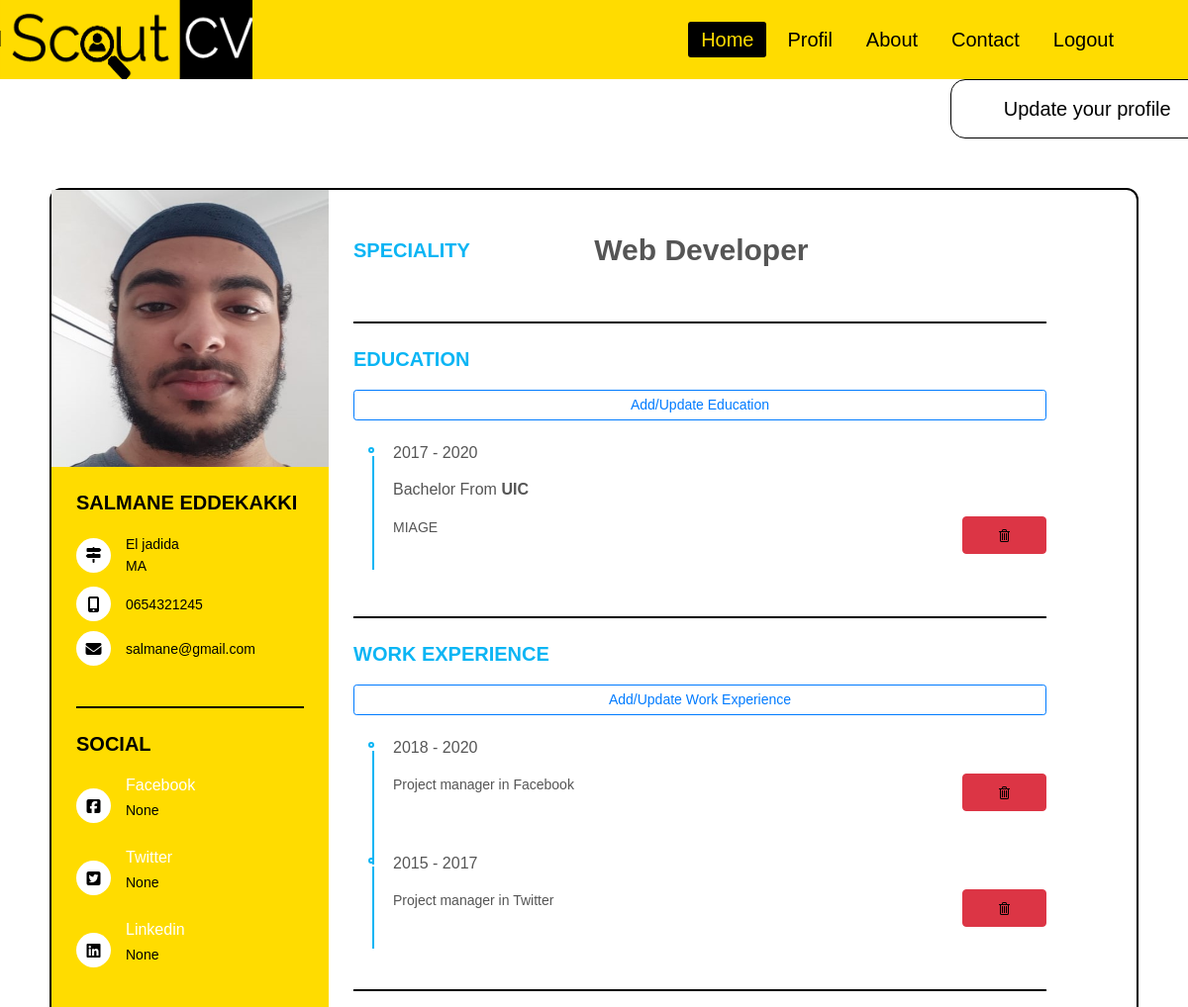
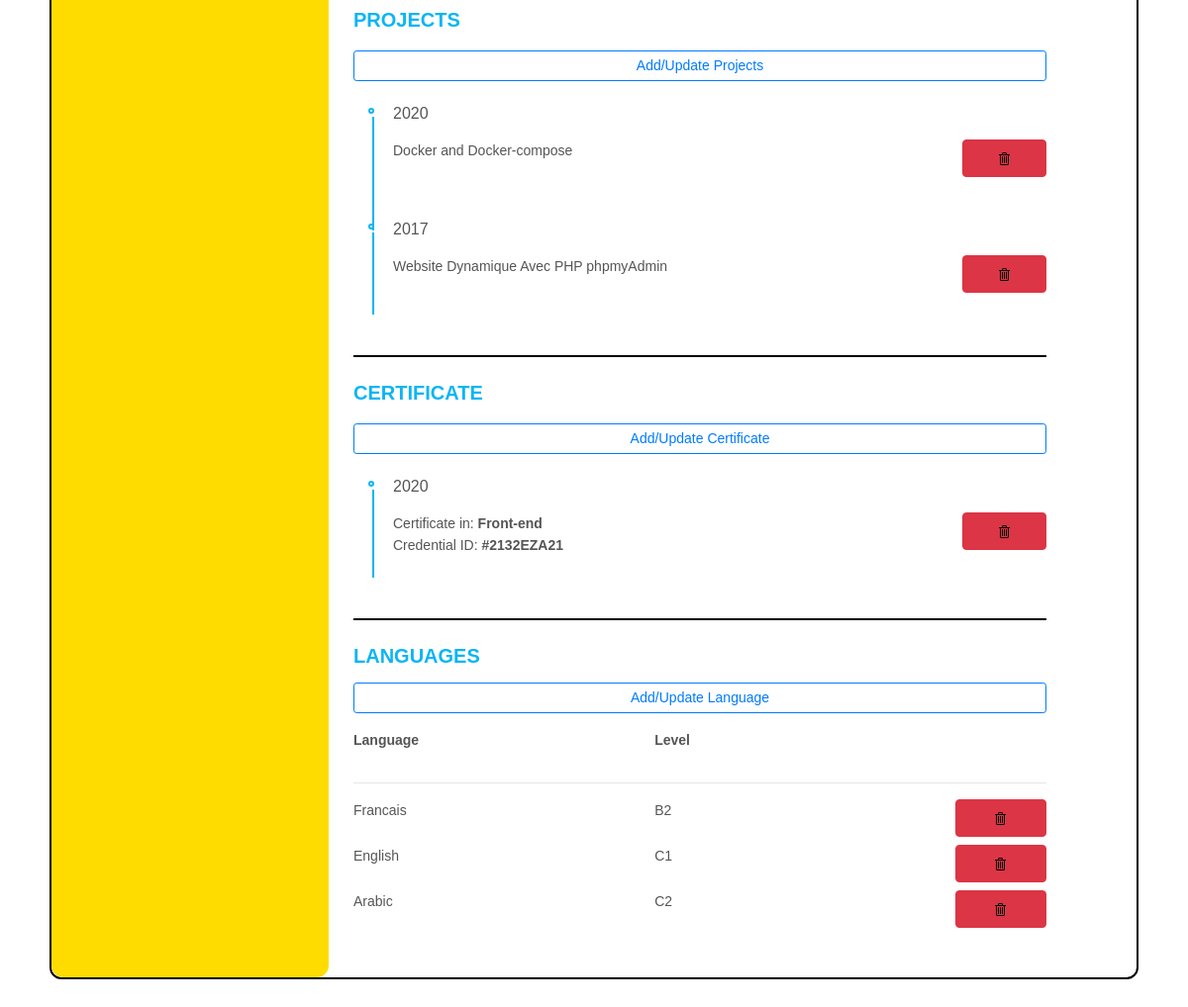
/cv/ (signed in), run on the app's committed database (2 pictures, top to bottom).
### Candidat/models.py (models this page shows, shortened)
class Profil(models.Model):
    SEX = (
        ('', '(Gender)'),
        ('Male','Male'),
        ('Female','Female'),
    )
    STATUS = (
        ('', '(Status)'),
        ('Single','Single'),
        ('Married','Married'),
        ('Widowed','Widowed'),
        ('Divorced','Divorced'),
    )
    user = models.OneToOneField(User, null =True,on_delete=models.CASCADE , default="images/user.png")
    profil_pic = models.ImageField(null=True, blank=True)
    nom = models.CharField(max_length=20 ,null=True)
    prenom = models.CharField(max_length=20 ,null=True)
    date_n = models.DateField(null=True, blank=True)
    sex = models.CharField(max_length=6,choices=SEX ,null=True , blank=True)
    status = models.CharField(max_length=12,choices=STATUS ,null=True , blank=True)
    nationalite = models.CharField(max_length=20 ,null=True, blank=True)
    pays = CountryField(blank_label='(Country)' ,null=True, blank=True)
    ville = models.CharField(max_length=20 ,null=True, blank=True)
    telephone = models.CharField(max_length=20 ,null=True, blank=True)
    poste = models.ForeignKey(Poste, on_delete=models.DO_NOTHING, null=True,blank=True)
    adresse = models.TextField(null=True,blank=True)
    linkdin = models.URLField(max_length=200,null=True,blank=True)
    facebook = models.URLField(max_length=200,null=True,blank=True)
    twitter = models.URLField(max_length=200,null=True,blank=True)
    nbr_annee = models.IntegerField(null = True , default=0,blank=True)
    type_diplome = models.CharField(max_length=20 ,null=True)

class Academic(models.Model):
    TYPE = (
        ('', '(Degree)'),
        ('Bachelor','Bachelor '),
        ('Master','Master'),
        ('Doctorat','Doctorat'),
    )
    profil = models.ForeignKey('Profil',on_delete=models.CASCADE ,null=True)
    annee_debut = models.IntegerField(null=True)
    annee_fin = models.IntegerField(null=True)
    ecole = models.CharField(max_length=50 ,null=True)
    type_diplome = models.CharField(max_length=20,choices=TYPE ,null=True)
    description_academic = models.TextField(null=True,blank=True)

class Experience_Pro(models.Model):
    profil = models.ForeignKey('Profil',on_delete=models.CASCADE ,null=True)
    annee_debut = models.IntegerField( null=True)
    annee_fin = models.IntegerField( null=True)
    nbr_annee = models.IntegerField(null = True , default=0)
    description_exp_pro = models.TextField(null=True,blank=True)

class Projet_realise(models.Model):
    profil = models.ForeignKey('Profil',on_delete=models.CASCADE ,null=True)
    annee_projet = models.IntegerField( null=True)
    description_projet = models.TextField(null=True,blank=True)

class Certificat(models.Model):
    profil = models.ForeignKey('Profil',on_delete=models.CASCADE ,null=True)
    accreditation = models.CharField(max_length=100 ,null=True)
    titre_cert = models.CharField(max_length=50 ,null=True)
    date_cert = models.IntegerField( null=True)

class Language(models.Model):
    lvl = (
        ('', '(Level)'),
        ('A1','découverte'),
        ('A2','usuel'),
        ('B1','niveau seuil'),
        ('B2','niveau avancé'),
        ('C1','autonome'),
        ('C2','maîtrise'),
    )
    profil = models.ForeignKey('Profil',on_delete=models.CASCADE ,null=True)
    langue = models.CharField(max_length=20 ,null=True)
    level = models.CharField(max_length=2,choices=lvl ,null=True)

### Entreprise/models.py (models this page shows)
class Poste(models.Model):
    poste_n = models.CharField(max_length=50, null=True)
    def __str__(self):
        return self.poste_n

### Candidat/decorators.py (the view)
        def wrapper_func(request, *args, **kwargs):
            group = None
            if request.user.groups.exists():
                group = request.user.groups.all()[0].name
            if group in allowed_roles:
                return view_func(request,*args, **kwargs)
            else:
                return redirect('profilEntr')

### Candidat/views.py (called while the page is built)
@login_required(login_url='login')
@allowed_users(allowed_roles=['Candidat'])
def cv(request):
    academics = request.user.profil.academic_set.all()
    exp_pros = request.user.profil.experience_pro_set.all()
    projets = request.user.profil.projet_realise_set.all()
    certificats = request.user.profil.certificat_set.all()
    langues = request.user.profil.language_set.all()
    context={
        'academics' : academics,
        'exp_pros':exp_pros,
        'projets' :projets,
        'certificats':certificats,
        'langues' : langues
    }
    return render(request ,'candidat/profil.html',context)

### templates/candidat/profil.html (shortened to what this page needs)
{% extends 'base.html' %}
{% load static %}
{% block style %}
  <link rel="stylesheet" type="text/css" href="{% static 'css/cvcss.css' %}">
{% endblock  %}
{% block content %}
<div class="pr1">
<a href="{% url 'Updateprofil' %}"  class="btn btn-lg btn-success smoothScroll wow fadeInUp" data-wow-delay="0.4s"> <span> Update your profile </span></a>
<div class="resume wow fadeInUp" data-wow-delay="0.1s">
   <div class="resume_left">
     <div class="resume_profile">
       {% if request.user.profil.profil_pic.url is not None %}
        <img src="{{ request.user.profil.profil_pic.url }}" alt="profile_pic">
      {% else %}
        <img src="{% static 'images/user.png' %}" alt="profile_pic">
      {% endif %}
     </div>
     <div class="resume_content">
       <div class="resume_item resume_info">
         <div class="title">
           <p class="bold">{{ request.user.profil.nom }} {{ request.user.profil.prenom }}</p>
         </div>
         <ul>
           <li>
             <div class="icon">
               <i class="fas fa-map-signs"></i>
             </div>
             <div class="data">
               {{ request.user.profil.adresse }} <br /> {{ request.user.profil.pays }}
             </div>
           </li>
           <li>
             <div class="icon">
               <i class="fas fa-mobile-alt"></i>
             </div>
             <div class="data">
               {{ request.user.profil.telephone }}
             </div>
           </li>
           <li>
             <div class="icon">
               <i class="fas fa-envelope"></i>
             </div>
             <div class="data">
               {{ request.user.email }}
             </div>
           </li>
         </ul>
       </div>
       <div class="resume_item resume_social">
         <div class="title">
           <p class="bold">Social</p>
         </div>
         <ul>
           <li>
             <div class="icon">
               <i class="fab fa-facebook-square"></i>
             </div>
             <div class="data">
               <p class="semi-bold">Facebook</p>
               <p>{{ request.user.profil.facebook }}</p>
             </div>
           </li>
           <li>
             <div class="icon">
               <i class="fab fa-twitter-square"></i>
             </div>
             <div class="data">
               <p class="semi-bold">Twitter</p>
               <p>{{ request.user.profil.twitter }}</p>
             </div>
           </li>
           <li>
             <div class="icon">
               <i class="fab fa-linkedin"></i>
             </div>
             <div class="data">
               <p class="semi-bold">Linkedin</p>
               <p>{{ request.user.profil.linkdin }}</p>
             </div>
           </li>
         </ul>
       </div>
     </div>
  </div>
  <div class="resume_right">
    <div class="resume_item resume_about">
        <div class="row">
          <div class="col-4 title">
             <p class="bold">Speciality</p>
            </div>
            <div class="col-8">
              <p class="font-weight-bold" style="font-size: 30px;">{{ request.user.profil.poste }}</p>
            </div>
        </div>
    </div>
    <div class="resume_item resume_work">
        <div class="title">
           <p class="bold">Education</p>
         </div>
         <div>
          <a class="btn btn-outline-primary btn-sm btn-block" href="{% url 'create_academic' %}">Add/Update Education</a>
          <br>
         </div>
        <ul>
          {% for academic in academics %}
          <li>
            <div class="date">{{ academic.annee_debut }} - {{ academic.annee_fin }}</div>
            <div class="info">
              <p class="semi-bold">{{ academic.type_diplome }} From <b>{{ academic.ecole }}</b></p>
              <div class="row">
                <div class="col-10">
                  {{ academic.description_academic }}
                </div>
                <div class="col-2">
                  <form method="POST" action="{% url 'delete_academic' academic.id %}">
                    <button class="btn btn-danger btn-block" type="submit" name="delete">
                      <img class="img-fluid" src="{% static 'images/delete.png' %}" alt="Delete">
                    </button>
                  </form>
                </div>
              </div>
            </div>
            <br>
        </li>
        {% endfor %}
        </ul>
    </div>
    <div class="resume_item resume_work">
      <div class="title">
           <p class="bold">Work Experience</p>
         </div>
         <div>
          <a class="btn btn-outline-primary btn-sm btn-block" href="{% url 'create_experience_pro' %}">Add/Update
            Work Experience</a>
          <br>
        </div>
      <ul>
        {% for exp_pro in exp_pros %}
        <li>
          <div class="date">{{ exp_pro.annee_debut }} - {{ exp_pro.annee_fin }}</div>
          <div class="info">
            <div class="row">
              <div class="col-10">
                {{ exp_pro.description_exp_pro }}
              </div>
              <div class="col-2">
                <form method="POST" action="{% url 'delete_experience_pro' exp_pro.id %}">
                  <button class="btn btn-danger btn-block" type="submit" name="delete">
                    <img class="img-fluid" src="{% static 'images/delete.png' %}" alt="Delete">
                  </button>
                </form>
              </div>
            </div>
          </div>
          <br>
        </li>
        {% endfor %}
        </ul>
    </div>
    <div class="resume_item resume_work">
      <div class="title">
        <p class="bold">Projects </p>
      </div>
      <div>
        <a class="btn btn-outline-primary btn-sm btn-block" href="{% url 'create_projet' %}">Add/Update Projects</a>
        <br>
      </div>
      <ul>
        {% for projet in projets %}
        <li>
          <div class="date">{{ projet.annee_projet }}</div>
          <div class="info">
            <div class="row">
              <div class="col-10">
                {{ projet.description_projet }}
              </div>
              <div class="col-2">
                <form method="POST" action="{% url 'delete_projet' projet.id %}">
                  <button class="btn btn-danger btn-block" type="submit" name="delete">
                    <img class="img-fluid" src="{% static 'images/delete.png' %}" alt="Delete">
                  </button>
                </form>
              </div>
            </div>
          </div>
          <br>
        </li>
        {% endfor %}
      </ul>
    </div>
    <div class="resume_item resume_work">
      <div class="title">
        <p class="bold">Certificate</p>
      </div>
      <div>
        <a class="btn btn-outline-primary btn-sm btn-block" href="{% url 'create_certificat' %}">Add/Update
          Certificate</a>
        <br>
      </div>
      <ul>
        {% for certificat in certificats %}
        <li>
          <div class="date">{{ certificat.date_cert }}</div>
          <div class="info">
            <div class="row">
              <div class="col-10">
                Certificate in: <b>{{ certificat.titre_cert }}</b> <br> Credential ID:
                <b>{{ certificat.accreditation }}</b>
              </div>
              <div class="col-2">
                <form method="POST" action="{% url 'delete_certificat' certificat.id %}">
                  <button class="btn btn-danger btn-block" type="submit" name="delete">
                    <img class="img-fluid" src="{% static 'images/delete.png' %}" alt="Delete">
                  </button>
                </form>
              </div>
            </div>
          </div>
          <br>
        </li>
        {% endfor %}
      </ul>
    </div>
    <div class="resume_item resume_work">
      <p class="bold">Languages</p>
      <a class="btn btn-outline-primary btn-sm btn-block" href="{% url 'create_language' %}">Add/Update Language</a>
      <div class="row mt-3">
        <div class="col-5">
          <b>
            <p>Language</p>
          </b>
        </div>
        <div class="col-5">
          <b>
            <p>Level</p>
          </b>
        </div>
      </div>
      <hr>
      {% for langue in langues %}
      <div class="row mt-2">
        <div class="col-5">
          {{ langue.langue }}
        </div>
        <div class="col-5">
          {{ langue.level }}
        </div>
        <div class="col-2">
          <form method="POST" action="{% url 'delete_language' langue.id %}">
            <button class="btn btn-danger btn-block" type="submit" name="delete">
              <img class="img-fluid" src="{% static 'images/delete.png' %}" alt="Delete">
            </button>
          </form>
        </div>
      </div>
      {% endfor %}
    </div>
    </div>
  </div>
 </div>
  {% include 'bg-Candidat.html' %}
{% endblock  %}

### static/css/cvcss.css (style rules this page uses)
body { margin: 0; font-family: raleway, sans-serif; height: 100%; }
* { margin: 0; padding: 0; box-sizing: border-box; list-style: none; font-family: "raleway", sans-serif; }
body { font-size: 14px; line-height: 22px; color: #555555; }
.bold { font-weight: 700; font-size: 20px; text-transform: uppercase; }
.semi-bold { font-weight: 500; font-size: 16px; }
.resume { width: 1100px; height: auto; display: flex; margin: 50px auto; background-color: white; border:2px solid black; border-radius: 12px; }
.resume .resume_left { width: 280px; background: #FFDC00; border-radius: 12px; }
.resume .resume_left .resume_profile { width: 100%; height: 280px; }
.resume .resume_left .resume_profile img { width: 100%; height: 100%; }
.resume .resume_left .resume_content { padding: 0 25px; }
.resume .title { margin-bottom: 20px; }
.resume .resume_left .bold { color: black; }
.resume .resume_item { padding: 25px 0; border-bottom: 2px solid black; width: inherit; }
.resume .resume_left .resume_item:last-child, .resume .resume_right .resume_item:last-child { border-bottom: 0px; }
.resume .resume_left ul li { display: flex; margin-bottom: 10px; align-items: center; }
.resume .resume_left ul li:last-child { margin-bottom: 0; }
.resume .resume_left ul li .icon { width: 35px; height: 35px; background: #fff; color: black; border-radius: 50%; margin-right: 15px; font-size: 16px; position: relative; }
.resume .icon i, .resume .resume_right .resume_hobby ul li i { position: absolute; top: 50%; left: 50%; transform: translate(-50%, -50%); }
.resume .resume_left ul li .data { color: black; }
.resume .resume_left .resume_social .semi-bold { color: #fff; margin-bottom: 3px; }
.resume .resume_right { width: 700px; background: #fff; padding: 25px; border-radius: 12px; }
.resume .resume_right .bold { color: #0bb5f4; }
.resume .resume_right .resume_work ul, .resume .resume_right .resume_education ul { padding-left: 40px; overflow: hidden; }
.resume .resume_right ul li { position: relative; }
.resume .resume_right ul li .date { font-size: 16px; font-weight: 500; margin-bottom: 15px; }
.resume .resume_right ul li .info { margin-bottom: 20px; }
.resume .resume_right ul li:last-child .info { margin-bottom: 0; }
.resume .resume_right .resume_work ul li:before, .resume .resume_right .resume_education ul li:before { content: ""; position: absolute; top: 5px; left: -25px; width: 6px; height: 6px; border-radius: 50%; border: 2px solid #0bb5f4; }
.resume .resume_right .resume_work ul li:after, .resume .resume_right .resume_education ul li:after { content: ""; position: absolute; top: 14px; left: -21px; width: 2px; height: 115px; background: #0bb5f4; }
.btn-success { background: #ffffff; border-color: transparent; text-align: center; border-radius: 15px; color: black; left:80%; position:relative; border:1px solid black; padding: 14px 36px; -webkit-transition: all 0.6s ease-in-out; transition: all 0.6s ease-in-out; }
.btn-success span:before { content: '\00ab'; position: relative; opacity: 0; top: 0; left: -20px; transition: 0.5s; }

### static/css/nav-bar.css (style rules this page uses)
* { margin: 0; padding: 0; box-sizing: border-box; list-style: none; text-decoration: none; }

### data on the page
Academic: annee_debut "2017", annee_fin "2020", type_diplome "Bachelor", ecole "UIC", description_academic "MIAGE"
Experience_Pro: annee_debut "2018", annee_fin "2020", description_exp_pro "Project manager in Facebook"
Experience_Pro: annee_debut "2015", annee_fin "2017", description_exp_pro "Project manager in Twitter"
Projet_realise: annee_projet "2020", description_projet "Docker and Docker-compose"
Projet_realise: annee_projet "2017", description_projet "Website Dynamique Avec PHP phpmyAdmin"
Certificat: date_cert "2020", titre_cert "Front-end", accreditation "#2132EZA21"
Language: langue "Francais", level "B2"
Language: langue "English", level "C1"
Language: langue "Arabic", level "C2"

### other printed values
{{ request.user.profil.nom }} "SALMANE"
{{ request.user.profil.prenom }} "EDDEKAKKI"
{{ request.user.profil.adresse }} "El jadida"
{{ request.user.profil.pays }} "MA"
{{ request.user.profil.telephone }} "0654321245"
{{ request.user.email }} "salmane@gmail.com"
{{ request.user.profil.facebook }} "None"
{{ request.user.profil.twitter }} "None"
{{ request.user.profil.linkdin }} "None"
{{ request.user.profil.poste }} "Web Developer"
